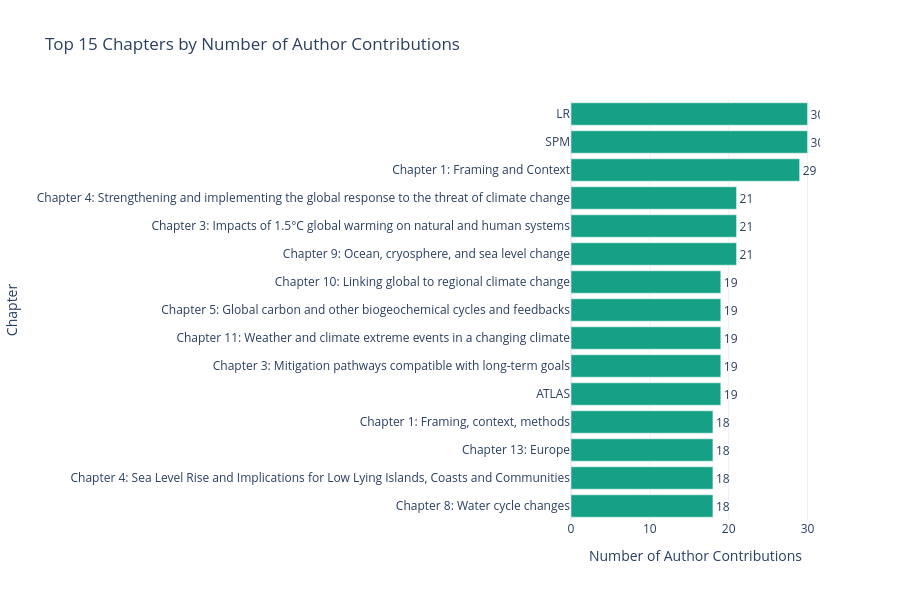

The notebook cell saved with this chart:
### Code cell
# Analyze contributions by chapter
df_chapters = df_authors[df_authors['chapter'].notna()].copy()

if len(df_chapters) > 0:
    print(f"Total chapter contributions: {len(df_chapters)}")
    print(f"Unique chapters: {df_chapters['chapter'].nunique()}")
    print()
    
    # Top chapters by author count
    chapter_counts = df_chapters['chapterLabel'].value_counts().head(15)
    print("Top 15 chapters by author contributions:")
    print(chapter_counts)
    print()
    
    # Visualize
    fig = px.bar(
        x=chapter_counts.values,
        y=chapter_counts.index,
        orientation='h',
        title='Top 15 Chapters by Number of Author Contributions',
        labels={'x': 'Number of Author Contributions', 'y': 'Chapter'},
        text=chapter_counts.values
    )
    
    fig.update_layout(height=600, yaxis={'categoryorder': 'total ascending'})
    fig.update_traces(textposition='outside', marker_color='#16a085')
    
    fig.show()
else:
    print("⚠ No chapter contribution data available")

### Figure 1 — Plotly figure (JSON) as saved in the notebook; plotly's stock layout.template omitted (floating-point values rounded to 4 significant figures)
{"data": [{"alignmentgroup": "True", "hovertemplate": "Number of Author Contributions=%{x}<br>Chapter=%{y}<br>text=%{text}<extra></extra>", "legendgroup": "", "marker": {"color": "#16a085"}, "name": "", "offsetgroup": "", "orientation": "h", "showlegend": false, "text": [30, 30, 29, 21, 21, 21, 19, 19, 19, 19, 19, 18, 18, 18, 18], "textposition": "outside", "type": "bar", "x": [30, 30, 29, 21, 21, 21, 19, 19, 19, 19, 19, 18, 18, 18, 18], "xaxis": "x", "y": ["SPM", "LR", "Chapter 1: Framing and Context", "Chapter 9: Ocean, cryosphere, and sea level change", "Chapter 3: Impacts of 1.5°C global warming on natural and human systems", "Chapter 4: Strengthening and implementing the global response to the threat of climate change", "ATLAS", "Chapter 3: Mitigation pathways compatible with long-term goals", "Chapter 11: Weather and climate extreme events in a changing climate", "Chapter 5: Global carbon and other biogeochemical cycles and feedbacks", "Chapter 10: Linking global to regional climate change", "Chapter 8: Water cycle changes", "Chapter 4: Sea Level Rise and Implications for Low Lying Islands, Coasts and Communities", "Chapter 13: Europe", "Chapter 1: Framing, context, methods"], "yaxis": "y"}], "layout": {"barmode": "relative", "height": 600, "legend": {"tracegroupgap": 0}, "title": {"text": "Top 15 Chapters by Number of Author Contributions"}, "xaxis": {"anchor": "y", "domain": [0, 1], "title": {"text": "Number of Author Contributions"}}, "yaxis": {"anchor": "x", "categoryorder": "total ascending", "domain": [0, 1], "title": {"text": "Chapter"}}}}
